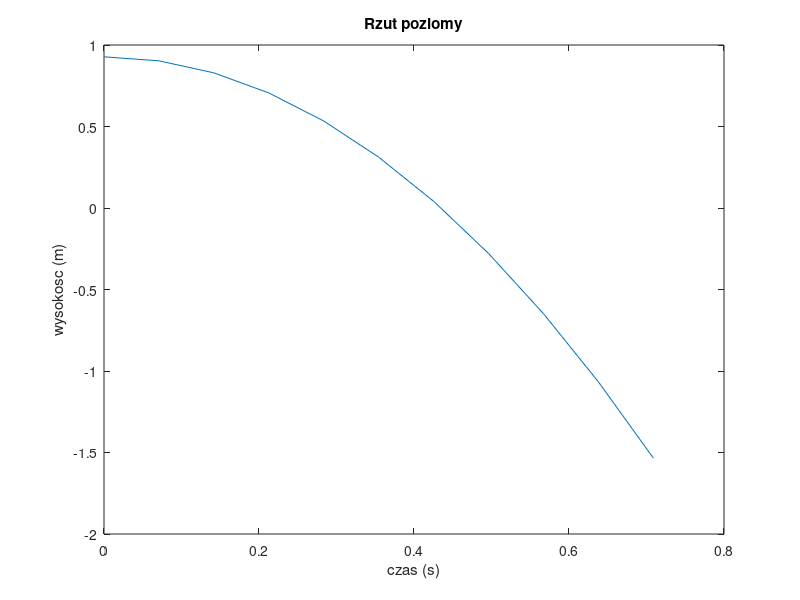

This figure's MATLAB source:
predkoscpoczatkowa = 5;             
kat = 35*(pi/180);
g = 9.8;
wysokoscpoczatkowa=50;
ruchpoziomy = predkoscpoczatkowa*cos(kat);  
maxczas = 2*predkoscpoczatkowa*cos(kat)/g ; 
czas = 0: maxczas/10 : maxczas;  
wysokosc = -(1/2)*g*czas .^2 + wysokoscpoczatkowa;

#figure,plot( czas, wysokosc)        
title('Rzut poziomy')
xlabel('czas (s)')
ylabel('wysokosc (m)')

clear
clc        
predkoscpoczatkowa = 5;             
kat = randi([-90 90])*(pi/180);
g = 9.8;
wysokoscpoczatkowa  = rand();  
maxczas = 2*predkoscpoczatkowa*cos(kat)/g ; 
czas = 0: maxczas/10 : maxczas;  
wysokosc = -(1/2)*g*czas .^2 + wysokoscpoczatkowa;

plot( czas, wysokosc)        
title('Rzut poziomy')
xlabel('czas (s)')
ylabel('wysokosc (m)')

